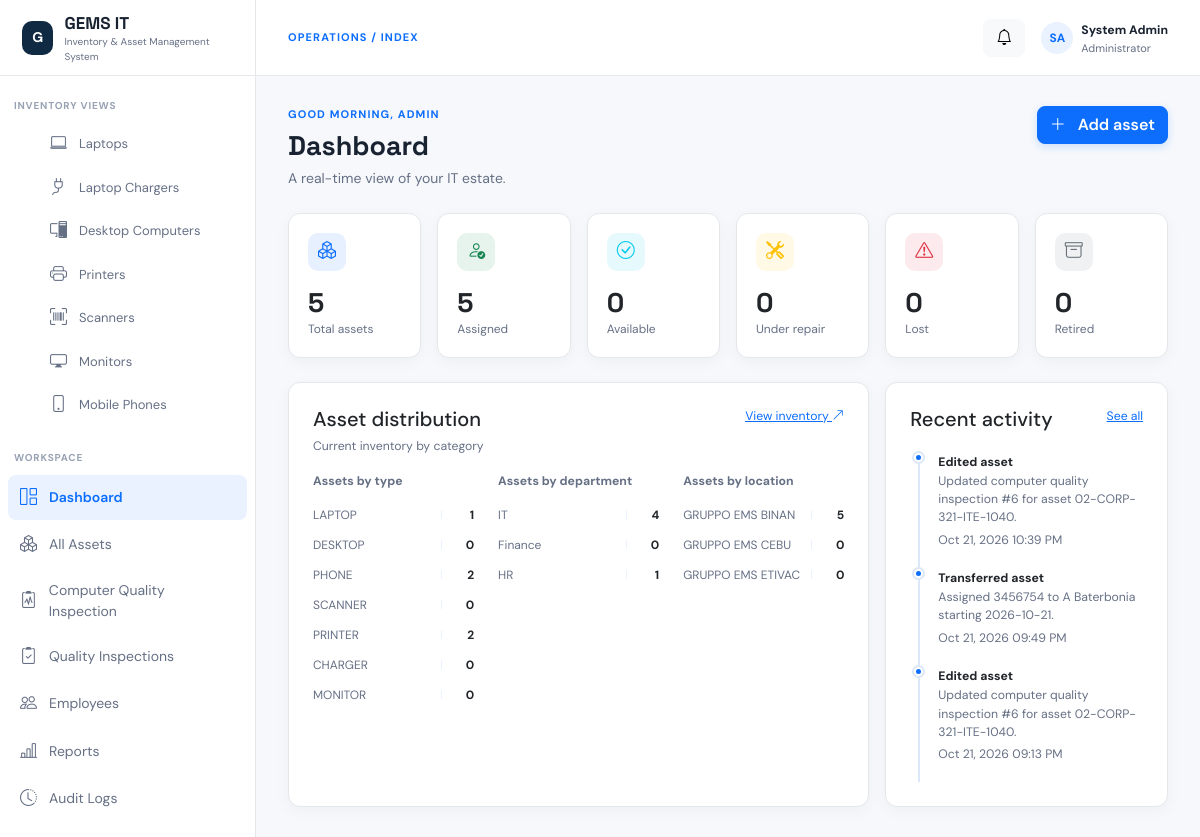
The app's page / (signed in) with its own data.
### core/models.py (models this page shows, shortened)
class AssetType(models.Model):
    name = models.CharField(max_length=80, unique=True)
    slug = models.SlugField(max_length=80, unique=True)
    icon = models.CharField(max_length=50, blank=True)
    is_active = models.BooleanField(default=True)
    class Meta:
        ordering = ["name"]

class Department(models.Model):
    name = models.CharField(max_length=120, unique=True)

class Location(models.Model):
    name = models.CharField(max_length=120, unique=True)
    address = models.CharField(max_length=255, blank=True)

class AuditLog(models.Model):
    class Action(models.TextChoices):
        CREATE = "create", "Create"
        UPDATE = "update", "Update"
        ASSIGN = "assign", "Assign"
        REPAIR = "repair", "Repair"
        RETURN = "return", "Return"
        RETIRE = "retire", "Retire"
        DELETE = "delete", "Delete"
    action = models.CharField(max_length=20, choices=Action.choices)
    description = models.TextField()
    user = models.ForeignKey(SystemUser, on_delete=models.PROTECT, related_name="audit_logs")
    asset = models.ForeignKey(Asset, on_delete=models.SET_NULL, null=True, blank=True, related_name="audit_logs")
    employee = models.ForeignKey(Employee, on_delete=models.SET_NULL, null=True, blank=True, related_name="audit_logs")
    created_at = models.DateTimeField(auto_now_add=True)
    class Meta:
        ordering = ["-created_at"]
        indexes = [
            models.Index(fields=["action"]),
            models.Index(fields=["created_at"]),
        ]

### core/views.py (the view)
# urls.py: path("", views.index, name="index"),
@login_required
def index(request):
    return render(
        request,
        "index.html",
        dashboard_context(),
    )

### core/templates/index.html (shortened to what this page needs)
{% load static %}
<!doctype html>
<html lang="en">
<head>
    <link rel="stylesheet"
          href="{% static 'css/bootstrap.min.css' %}">
    <link rel="stylesheet"
          href="{% static 'css/bootstrap-icons.css' %}">
          <link
    rel="stylesheet"
    href="https://cdn.jsdelivr.net/npm/bootstrap-icons@1.11.3/font/bootstrap-icons.min.css">
    <link rel="stylesheet"
          href="{% static 'css/style.css' %}">
</head>
<body>
    <div class="app-shell">
        <aside class="sidebar">
            <div class="brand">
                <div class="brand-mark">G</div>
                <div>
                    <h1>GEMS IT</h1>
                    <small>Inventory & Asset Management System</small>
                </div>
            </div>
            <div class="nav-section">
                Inventory views
            </div>
            <div class="subnav">
                <a class="nav-link"
                   href="{% url 'assets' %}?type=Laptop">
                    <i class="bi bi-laptop"></i>
                    Laptops
                </a>
                <a class="nav-link"
                   href="{% url 'assets' %}?type=Laptop%20Charger">
                    <i class="bi bi-plug"></i>
                    Laptop Chargers
                </a>
                <a class="nav-link"
                   href="{% url 'assets' %}?type=Desktop%20Computer">
                    <i class="bi bi-pc-display"></i>
                    Desktop Computers
                </a>
                <a class="nav-link"
                   href="{% url 'assets' %}?type=Printer">
                    <i class="bi bi-printer"></i>
                    Printers
                </a>
                <a class="nav-link"
                   href="{% url 'assets' %}?type=Scanner">
                    <i class="bi bi-upc-scan"></i>
                    Scanners
                </a>
                <a class="nav-link"
                   href="{% url 'assets' %}?type=Monitor">
                    <i class="bi bi-display"></i>
                    Monitors
                </a>
                <a class="nav-link"
                   href="{% url 'assets' %}?type=Mobile%20Phone">
                    <i class="bi bi-phone"></i>
                    Mobile Phones
                </a>
            </div>
            <div class="nav-section">
                Workspace
            </div>
            <a class="nav-link {% if request.resolver_match.url_name == 'index' %}active{% endif %}"
               href="{% url 'index' %}">
                <i class="bi bi-grid-1x2"></i>
                Dashboard
            </a>
            <a class="nav-link {% if request.resolver_match.url_name == 'assets' %}active{% endif %}"
               href="{% url 'assets' %}">
                <i class="bi bi-boxes"></i>
                All Assets
            </a>
            <a class="nav-link" href="{% url 'quality-inspection' %}">
                <i class="bi bi-clipboard2-pulse"></i>
                Computer Quality Inspection
            </a>
            <a class="nav-link" href="{% url 'quality-inspections' %}">
                <i class="bi bi-clipboard2-check"></i>
                Quality Inspections
            </a>
            <a class="nav-link {% if request.resolver_match.url_name == 'employees' %}active{% endif %}"
               href="{% url 'employees' %}">
                <i class="bi bi-people"></i>
                Employees
            </a>
            <a class="nav-link {% if request.resolver_match.url_name == 'reports' %}active{% endif %}"
               href="{% url 'reports' %}">
                <i class="bi bi-bar-chart-line"></i>
                Reports
            </a>
            <a class="nav-link {% if request.resolver_match.url_name == 'audit-logs' %}active{% endif %}"
               href="{% url 'audit-logs' %}">
                <i class="bi bi-clock-history"></i>
                Audit Logs
            </a>
            <a class="nav-link {% if request.resolver_match.url_name == 'settings' %}active{% endif %}"
               href="{% url 'settings' %}">
            </a>
        </aside>
        <main class="main">
            <header class="topbar">
                <div class="d-flex align-items-center gap-3">
                    <span class="eyebrow">
                        Operations /
                        {% block breadcrumb %}
                            {{ request.resolver_match.url_name|default:"index" }}
                        {% endblock %}
                    </span>
                </div>
                <div class="d-flex align-items-center gap-3">
                    <button
                        class="btn btn-light"
                        type="button"
                        onclick="showToast('All systems operational')">
                        <i class="bi bi-bell"></i>
                    </button>
                    <div class="d-flex align-items-center gap-2">
                        <span class="avatar">SA</span>
                        <div class="d-none d-sm-block">
                            <b class="small">System Admin</b>
                            <div class="muted" style="font-size:11px">
                                Administrator
                            </div>
                        </div>
                    </div>
                </div>
            </header>
<div class="page-wrap">
    <div class="d-flex justify-content-between align-items-start mb-4">
        <div>
            <div class="eyebrow">Good morning, Admin</div>
            <h2 class="page-title">Dashboard</h2>
            <p class="muted mb-0">
                A real-time view of your IT estate.
            </p>
        </div>
    <a class="btn btn-primary" href="#" data-bs-toggle="modal" data-bs-target="#addAssetModal">
        <i class="bi bi-plus-lg me-2"></i>
        Add asset
    </a>
    </div>
    <div class="row g-3 mb-4">
        <div class="col-6 col-xl-2">
            <div class="card stat-card">
                <div class="stat-icon bg-primary bg-opacity-10 text-primary">
                    <i class="bi bi-boxes"></i>
                </div>
                <div class="stat-value">{{ total_assets }}</div>
                <div class="stat-label">Total assets</div>
            </div>
        </div>
        <div class="col-6 col-xl-2">
            <div class="card stat-card">
                <div class="stat-icon bg-success bg-opacity-10 text-success">
                    <i class="bi bi-person-check"></i>
                </div>
                <div class="stat-value" >{{ assigned_assets }}</div>
                <div class="stat-label">Assigned</div>
            </div>
        </div>
        <div class="col-6 col-xl-2">
            <div class="card stat-card">
                <div class="stat-icon bg-info bg-opacity-10 text-info">
                    <i class="bi bi-check-circle"></i>
                </div>
                <div class="stat-value" >{{ available_assets }}</div>
                <div class="stat-label">Available</div>
            </div>
        </div>
        <div class="col-6 col-xl-2">
            <div class="card stat-card">
                <div class="stat-icon bg-warning bg-opacity-10 text-warning">
                    <i class="bi bi-tools"></i>
                </div>
                <div class="stat-value" >{{ repair_assets }}</div>
                <div class="stat-label">Under repair</div>
            </div>
        </div>
        <div class="col-6 col-xl-2">
            <div class="card stat-card">
                <div class="stat-icon bg-danger bg-opacity-10 text-danger">
                    <i class="bi bi-exclamation-triangle"></i>
                </div>
                <div class="stat-value">{{ lost_assets }}</div>
                <div class="stat-label">Lost</div>
            </div>
        </div>
        <div class="col-6 col-xl-2">
            <div class="card stat-card">
                <div class="stat-icon bg-secondary bg-opacity-10 text-secondary">
                    <i class="bi bi-archive"></i>
                </div>
                <div class="stat-value">{{ retired_assets }}</div>
                <div class="stat-label">Retired</div>
            </div>
        </div>
    </div>
    <div class="row g-3">
        <div class="col-xl-8">
            <div class="card p-4 h-100">
                <div class="d-flex justify-content-between mb-3">
                    <div>
                        <h5 class="mb-1">Asset distribution</h5>
                        <span class="muted small">
                            Current inventory by category
                        </span>
                    </div>
                    <a href="{% url 'assets' %}" class="small">
                        View inventory
                        <i class="bi bi-arrow-up-right"></i>
                    </a>
                </div>
                <div class="row">
                    <div class="col-md-4">
                        <div class="muted small fw-bold mb-3">
                            Assets by type
                        </div>
                        {% for item in asset_types %}
                            <div class="chart-row">
                                <span class="label">{{ item.name }}</span>
                                    {% widthratio item.asset_count total_assets 100 as type_width %}
                                <b>{{ item.asset_count }}</b>
                            </div>
                        {% empty %}
                            <div class="muted small">
                                No asset types found.
                            </div>
                        {% endfor %}
                    </div>
                    <div class="col-md-4">
                        <div class="muted small fw-bold mb-3">
                            Assets by department
                        </div>
                        {% for item in departments %}
                            <div class="chart-row">
                                <span class="label">{{ item.name }}</span>
                                    {% widthratio item.asset_count total_assets 100 as department_width %}
                                <b>{{ item.asset_count }}</b>
                            </div>
                        {% empty %}
                            <div class="muted small">
                                No departments found.
                            </div>
                        {% endfor %}
                    </div>
                    <div class="col-md-4">
                        <div class="muted small fw-bold mb-3">
                            Assets by location
                        </div>
                        {% for item in locations %}
                            <div class="chart-row">
                                <span class="label">{{ item.name }}</span>
                                    {% widthratio item.asset_count total_assets 100 as location_width %}
                                <b>{{ item.asset_count }}</b>
                            </div>
                        {% empty %}
                            <div class="muted small">
                                No locations found.
                            </div>
                        {% endfor %}
                    </div>
                </div>
            </div>
        </div>
       <div class="col-xl-4">
            <div class="card p-4 h-100">
                <div class="d-flex justify-content-between mb-3">
                    <h5 class="mb-1">Recent activity</h5>
                    <a href="{% url 'audit-logs' %}" class="small">
                        See all
                    </a>
                </div>
                {% for log in recent_logs|slice:":3" %}
                    <div class="activity-item">
                        <b class="small">
                            {% if log.action == "create" %}
                                Added asset
                            {% elif log.action == "update" %}
                                Edited asset
                            {% elif log.action == "assign" %}
                                Transferred asset
                            {% elif log.action == "return" %}
                                Returned asset
                            {% elif log.action == "retire" %}
                                Retired asset
                            {% elif log.action == "delete" %}
                                Deleted asset
                            {% else %}
                                {{ log.get_action_display }}
                            {% endif %}
                        </b>
                        <div class="small muted">
                            {{ log.description }}
                        </div>
                        <div class="small muted mt-1">
                            {{ log.created_at|date:"M d, Y h:i A" }}
                        </div>
                    </div>
                {% empty %}
                    <div class="empty">
                        No activity recorded yet.
                    </div>
                {% endfor %}
            </div>
        </div>
    </div>
</div>
        </main>
    </div>
    <div class="toast-container position-fixed bottom-0 end-0 p-3">
    </div>
</body>
</html>

### records on screen
AssetType: name "LAPTOP", asset_count "1"
AssetType: name "DESKTOP", asset_count "0"
AssetType: name "PHONE", asset_count "2"
AssetType: name "SCANNER", asset_count "0"
AssetType: name "PRINTER", asset_count "2"
AssetType: name "CHARGER", asset_count "0"
AssetType: name "MONITOR", asset_count "0"
Department: name "IT", asset_count "4"
Department: name "Finance", asset_count "0"
Department: name "HR", asset_count "1"
Location: name "GRUPPO EMS BINAN", asset_count "5"
Location: name "GRUPPO EMS CEBU", asset_count "0"
Location: name "GRUPPO EMS ETIVAC", asset_count "0"
AuditLog: action "Edited asset", description "Updated computer quality inspection #6 for asset 02-CORP-321-ITE-1040.", created_at "Oct 21, 2026 10:39 PM"
AuditLog: action "Transferred asset", description "Assigned 3456754 to A Baterbonia starting 2026-10-21.", created_at "Oct 21, 2026 09:49 PM"
AuditLog: action "Edited asset", description "Updated computer quality inspection #6 for asset 02-CORP-321-ITE-1040.", created_at "Oct 21, 2026 09:13 PM"

### other values on screen
{{ request.resolver_match.url_name|default:"index" }} "INDEX"
{{ total_assets }} "5"
{{ assigned_assets }} "5"
{{ available_assets }} "0"
{{ repair_assets }} "0"
{{ lost_assets }} "0"
{{ retired_assets }} "0"
